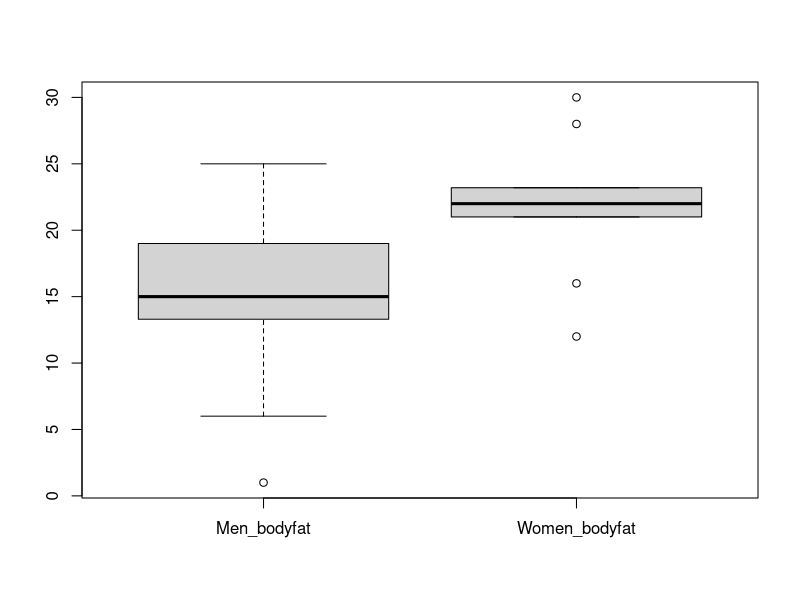

Recreate this plot in R.
#Two sample t test
Men_bodyfat <- c(13.3,6,20,8,14,19,18,25,16,24,15,1,15)
Women_bodyfat <- c(22,16,21.7,21,30,12,23.2,28,23)

#Count, mean and standard deviation
#Men 
length(Men_bodyfat) 
mean(Men_bodyfat) 
sd(Men_bodyfat) 
#Women
length(Women_bodyfat) 
mean(Women_bodyfat) 
sd(Women_bodyfat) 

# combine two vectors using cbind 
 #calculate max length of vectors
max_length <- max(length(Men_bodyfat), length(Women_bodyfat))

#set length of each vector equal to max length
length(Men_bodyfat) <- max_length                      
length(Women_bodyfat) <- max_length

bodyfat_data=cbind(Men_bodyfat,Women_bodyfat) 
bodyfat_data
  
# boxplot 
boxplot(bodyfat_data,beside=T) 

# Shapiro-Wilk normality test for Men's body fat
shapiro.test(Men_bodyfat)

# Shapiro-Wilk normality test for Women's body fat
shapiro.test(Women_bodyfat)

#Equal variance test
var.test(Men_bodyfat, Women_bodyfat)

#Two sample t-test
t.test(Men_bodyfat, Women_bodyfat, var.equal = TRUE)

#Loading heart data
heart_data <-read.table("heart_data.txt",header =TRUE,sep="\t", fill = TRUE)
head(heart_data)

model <- lm(heart.disease ~ biking + smoking, data = heart_data)
summary(model)
